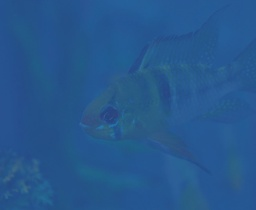
#> input picture fusion-matlab/img/1.jpg, 256 x 210 px, shrunk from 1562 x 1284 before the run, given as the content of the folder D:/img/InputImages, which was not available
$ python main.py
#> lines starting #> are read from the running program, lines starting #| are printed output that depends on the picture; pictures that were not available may be replaced by others from this repository, and a replacement may not be noted
### IBLA/GuidedFilter.py
# -*- coding: utf-8 -*-
import numpy as np
import cv2

class GuidedFilter:

    # def __init__(self, I, radius=5, epsilon=0.4):
    def __init__(self, I, radius, epsilon):

        self._radius = 2 * radius + 1
        self._epsilon = epsilon
        self._I = self._toFloatImg(I)
        self._initFilter()

        # print('radius',self._radius)
        # print('epsilon',self._epsilon)

    def _toFloatImg(self, img):
        if img.dtype == np.float32:
            return img
        return ( 1.0 / 255.0 ) * np.float32(img)

    def _initFilter(self):
        I = self._I
        r = self._radius
        eps = self._epsilon

        Ir, Ig, Ib = I[:, :, 0], I[:, :, 1], I[:, :, 2]

        # [10 lines of commented-out code are left out]


        self._Ir_mean = cv2.blur(Ir, (r, r))
        self._Ig_mean = cv2.blur(Ig, (r, r))
        self._Ib_mean = cv2.blur(Ib, (r, r))

        Irr_var = cv2.blur(Ir ** 2, (r, r)) - self._Ir_mean ** 2 + eps
        Irg_var = cv2.blur(Ir * Ig, (r, r)) - self._Ir_mean * self._Ig_mean
        Irb_var = cv2.blur(Ir * Ib, (r, r)) - self._Ir_mean * self._Ib_mean
        Igg_var = cv2.blur(Ig * Ig, (r, r)) - self._Ig_mean * self._Ig_mean + eps
        Igb_var = cv2.blur(Ig * Ib, (r, r)) - self._Ig_mean * self._Ib_mean
        Ibb_var = cv2.blur(Ib * Ib, (r, r)) - self._Ib_mean * self._Ib_mean + eps


        Irr_inv = Igg_var * Ibb_var - Igb_var * Igb_var
        Irg_inv = Igb_var * Irb_var - Irg_var * Ibb_var
        Irb_inv = Irg_var * Igb_var - Igg_var * Irb_var
        Igg_inv = Irr_var * Ibb_var - Irb_var * Irb_var
        Igb_inv = Irb_var * Irg_var - Irr_var * Igb_var
        Ibb_inv = Irr_var * Igg_var - Irg_var * Irg_var

        I_cov = Irr_inv * Irr_var + Irg_inv * Irg_var + Irb_inv * Irb_var
        Irr_inv /= I_cov
        Irg_inv /= I_cov
        Irb_inv /= I_cov
        Igg_inv /= I_cov
        Igb_inv /= I_cov
        Ibb_inv /= I_cov

        self._Irr_inv = Irr_inv
        self._Irg_inv = Irg_inv
        self._Irb_inv = Irb_inv
        self._Igg_inv = Igg_inv
        self._Igb_inv = Igb_inv
        self._Ibb_inv = Ibb_inv

    def _computeCoefficients(self, p):
        r = self._radius
        I = self._I
        Ir, Ig, Ib = I[:, :, 0], I[:, :, 1], I[:, :, 2]


        p_mean = cv2.blur(p, (r, r))
        Ipr_mean = cv2.blur(Ir * p, (r, r))
        Ipg_mean = cv2.blur(Ig * p, (r, r))
        Ipb_mean = cv2.blur(Ib * p, (r, r))


        Ipr_cov = Ipr_mean - self._Ir_mean * p_mean
        Ipg_cov = Ipg_mean - self._Ig_mean * p_mean
        Ipb_cov = Ipb_mean - self._Ib_mean * p_mean

        ar = self._Irr_inv * Ipr_cov + self._Irg_inv * Ipg_cov + self._Irb_inv * Ipb_cov
        ag = self._Irg_inv * Ipr_cov + self._Igg_inv * Ipg_cov + self._Igb_inv * Ipb_cov
        ab = self._Irb_inv * Ipr_cov + self._Igb_inv * Ipg_cov + self._Ibb_inv * Ipb_cov

        b = p_mean - ar * self._Ir_mean - ag * self._Ig_mean - ab * self._Ib_mean

        ar_mean = cv2.blur(ar, (r, r))
        ag_mean = cv2.blur(ag, (r, r))
        ab_mean = cv2.blur(ab, (r, r))
        b_mean = cv2.blur(b, (r, r))

        return ar_mean, ag_mean, ab_mean, b_mean

    def _computeOutput(self, ab, I):

        ar_mean, ag_mean, ab_mean, b_mean = ab
        Ir, Ig, Ib = I[:, :, 0], I[:, :, 1], I[:, :, 2]
        q = ar_mean * Ir + ag_mean * Ig + ab_mean * Ib + b_mean
        return q

    def filter(self, p):

        p_32F = self._toFloatImg(p)

        ab = self._computeCoefficients(p)
        return self._computeOutput(ab, self._I)

### DCP/main.py
from GuidedFilter import GuidedFilter

__author__ = 'wy'
import datetime
import os
import math
import numpy as np
import cv2
from PIL import Image
import os
import numpy as np
import cv2
import natsort
import xlwt
import datetime

# 用于排序时存储原来像素点位置的数据结构
class Node(object):
    def __init__(self, x, y, value):
        self.x = x
        self.y = y
        self.value = value

    def printInfo(self):
        print(self.x, self.y, self.value)


# 获取最小值矩阵
# 获取BGR三个通道的最小值
def getMinChannel(img):
    # 输入检查
    if len(img.shape) == 3 and img.shape[2] == 3:
        pass
    else:
        print("bad image shape, input must be color image")
        return None
    imgGray = np.zeros((img.shape[0], img.shape[1]), dtype=np.uint8)
    localMin = 255

    for i in range(0, img.shape[0]):
        for j in range(0, img.shape[1]):
            localMin = 255
            for k in range(0, 3):
                if img.item((i, j, k)) < localMin:
                    localMin = img.item((i, j, k))
            imgGray[i, j] = localMin
    return imgGray


# 获取暗通道
def getDarkChannel(img, blockSize):
    # 输入检查
    if len(img.shape) == 2:
        pass
    else:
        print("bad image shape, input image must be two demensions")
        return None

    # blockSize检查
    if blockSize % 2 == 0 or blockSize < 3:
        print('blockSize is not odd or too small')
        return None
    # print('blockSize', blockSize)
    # 计算addSize
    addSize = int((blockSize - 1) / 2)
    newHeight = img.shape[0] + blockSize - 1
    newWidth = img.shape[1] + blockSize - 1

    # 中间结果
    imgMiddle = np.zeros((newHeight, newWidth))
    imgMiddle[:, :] = 255
    # print('imgMiddle',imgMiddle)
    # print('type(newHeight)',type(newHeight))
    # print('type(addSize)',type(addSize))
    imgMiddle[addSize:newHeight - addSize, addSize:newWidth - addSize] = img
    # print('imgMiddle', imgMiddle)
    imgDark = np.zeros((img.shape[0], img.shape[1]), np.uint8)
    localMin = 255

    for i in range(addSize, newHeight - addSize):
        for j in range(addSize, newWidth - addSize):
            localMin = 255
            for k in range(i - addSize, i + addSize + 1):
                for l in range(j - addSize, j + addSize + 1):
                    if imgMiddle.item((k, l)) < localMin:
                        localMin = imgMiddle.item((k, l))
            imgDark[i - addSize, j - addSize] = localMin

    return imgDark


# 获取全局大气光强度
def getAtomsphericLight(darkChannel, img, meanMode=False, percent=0.001):
    size = darkChannel.shape[0] * darkChannel.shape[1]
    height = darkChannel.shape[0]
    width = darkChannel.shape[1]

    nodes = []

    # 用一个链表结构(list)存储数据
    for i in range(0, height):
        for j in range(0, width):
            oneNode = Node(i, j, darkChannel[i, j])
            nodes.append(oneNode)

    # 排序
    nodes = sorted(nodes, key=lambda node: node.value, reverse=True)

    atomsphericLight = 0

    # 原图像像素过少时，只考虑第一个像素点
    if int(percent * size) == 0:
        for i in range(0, 3):
            if img[nodes[0].x, nodes[0].y, i] > atomsphericLight:
                atomsphericLight = img[nodes[0].x, nodes[0].y, i]
        return atomsphericLight

    # 开启均值模式
    if meanMode:
        sum = 0
        for i in range(0, int(percent * size)):
            for j in range(0, 3):
                sum = sum + img[nodes[i].x, nodes[i].y, j]

        atomsphericLight = int(sum / (int(percent * size) * 3))
        return atomsphericLight

    # 获取暗通道前0.1%(percent)的位置的像素点在原图像中的最高亮度值
    for i in range(0, int(percent * size)):
        for j in range(0, 3):
            if img[nodes[i].x, nodes[i].y, j] > atomsphericLight:
                atomsphericLight = img[nodes[i].x, nodes[i].y, j]

    return atomsphericLight


# 恢复原图像
# Omega 去雾比例 参数
# t0 最小透射率值
def getRecoverScene(img, omega=0.95, t0=0.1, blockSize=15, meanMode=False, percent=0.001):

    gimfiltR = 50  # 引导滤波时半径的大小
    eps = 10 ** -3  # 引导滤波时epsilon的值


    imgGray = getMinChannel(img)
    # print('imgGray', imgGray)
    imgDark = getDarkChannel(imgGray, blockSize=blockSize)
    atomsphericLight = getAtomsphericLight(imgDark, img, meanMode=meanMode, percent=percent)

    imgDark = np.float64(imgDark)
    transmission = 1 - omega * imgDark / atomsphericLight

    guided_filter = GuidedFilter(img, gimfiltR, eps)
    transmission = guided_filter.filter(transmission)

    # 防止出现t小于0的情况
    # 对t限制最小值为0.1

    transmission = np.clip(transmission, t0, 0.9)

    sceneRadiance = np.zeros(img.shape)
    for i in range(0, 3):
        img = np.float64(img)
        sceneRadiance[:, :, i] = (img[:, :, i] - atomsphericLight) / transmission + atomsphericLight

    sceneRadiance = np.clip(sceneRadiance, 0, 255)
    sceneRadiance = np.uint8(sceneRadiance)

    return transmission,sceneRadiance


np.seterr(over='ignore')
if __name__ == '__main__':
    pass

# folder = "C:/Users/Administrator/Desktop/UnderwaterImageEnhancement/Physical/DCP"
folder = "D:\\img"
path = folder + "\\InputImages"
files = os.listdir(path)
files =  natsort.natsorted(files)
# 开始计时
starttime = datetime.datetime.now()
for i in range(len(files)):
    file = files[i]
    filepath = path + "\\" + file
    prefix = file.split('.')[0]
    if os.path.isfile(filepath):
        print('********    file   ********',file)
        img = cv2.imread(folder +'\\InputImages\\' + file)
#> img is the input picture: shape (210, 256, 3); mean B, G, R 141.4, 87.6, 37.8
        transmission, sceneRadiance = getRecoverScene(img)
#> in getDarkChannel, `imgMiddle[addSize:newHeight - addSize, addSize:newWidth - addSize] = img`:
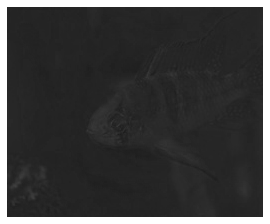
#> imgMiddle: shape (224, 270) float64; min 29, max 255, mean 62
#> the loop in getAtomsphericLight, `for i in range(0, height):` made 210 passes
#> in _computeCoefficients, `Ipb_mean = cv2.blur(Ib * p, (r, r))`:
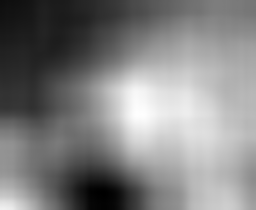
#> Ipb_mean: shape (210, 256) float64; min 0.11, max 0.123, mean 0.116; drawn with min black and max white
#> in _computeCoefficients, `Ipg_cov = Ipg_mean - self._Ig_mean * p_mean`:
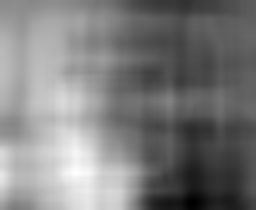
#> Ipg_cov: shape (210, 256) float64; min -0.0001, max 0.000112, mean 4.38e-06; drawn with min black and max white
#> in _computeCoefficients, `Ipb_cov = Ipb_mean - self._Ib_mean * p_mean`:
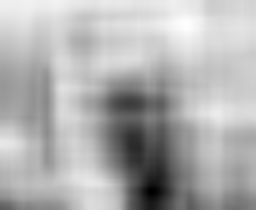
#> Ipb_cov: shape (210, 256) float64; min -0.000116, max 1.93e-06, mean -3.45e-05; drawn with min black and max white
#> in _computeCoefficients, `ar_mean = cv2.blur(ar, (r, r))`:
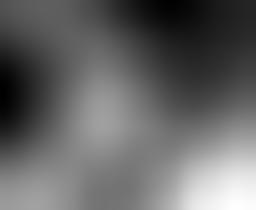
#> ar_mean: shape (210, 256) float64; min -0.0604, max 0.0408, mean -0.0201; drawn with min black and max white
#> in _computeCoefficients, `ag_mean = cv2.blur(ag, (r, r))`:
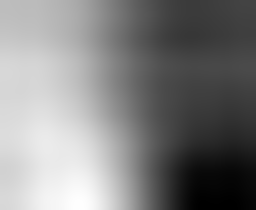
#> ag_mean: shape (210, 256) float64; min -0.045, max 0.0546, mean 0.00573; drawn with min black and max white
#> in _computeCoefficients, `ab_mean = cv2.blur(ab, (r, r))`:
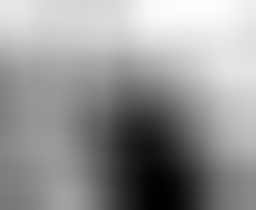
#> ab_mean: shape (210, 256) float64; min -0.0569, max -0.00974, mean -0.0292; drawn with min black and max white
        # cv2.imwrite('OutputImages/' + prefix + '_DCP_TM.jpg', np.uint8(transmission * 255))
        cv2.imwrite(folder + '\\OutputImages\\' + prefix + '_DCP.jpg', sceneRadiance)
Endtime = datetime.datetime.now()
print('Time:', Endtime - starttime)

$ run again, on fusion-matlab/img/4.jpg
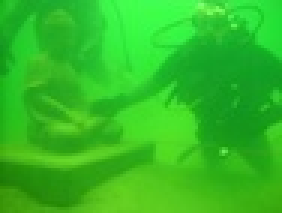
#> input picture fusion-matlab/img/4.jpg, 94 x 71 px, shrunk from 1037 x 778 before the run, given as the content of the folder D:/img/InputImages, which was not available (shown 3 times larger)
#> img is the input picture: shape (71, 94, 3); mean B, G, R 36.5, 189.6, 49.6
#> after the loop in getDarkChannel, `for i in range(addSize, newHeight - addSize):`:
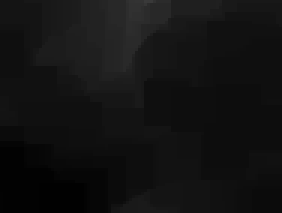
#> imgDark: shape (71, 94) (shown 3 times larger); min 1, max 58, mean 17.9
#> the loop in getAtomsphericLight, `for i in range(0, height):` made 71 passes
#> in _computeCoefficients, `b_mean = cv2.blur(b, (r, r))`:
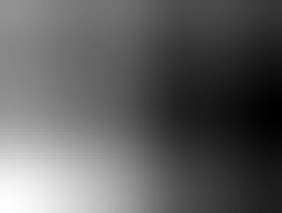
#> b_mean: shape (71, 94) float64 (shown 3 times larger); min 1.03, max 1.06, mean 1.04; drawn with min black and max white

$ run again, on fusion-matlab/img/5.jpg
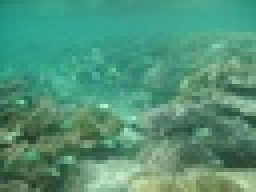
#> input picture fusion-matlab/img/5.jpg, 64 x 48 px, shrunk from 704 x 528 before the run, given as the content of the folder D:/img/InputImages, which was not available (shown 4 times larger)
#> img is the input picture: shape (48, 64, 3); mean B, G, R 119.5, 147.6, 81.2
#> after the loop in getDarkChannel, `for i in range(addSize, newHeight - addSize):`:
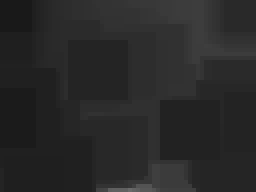
#> imgDark: shape (48, 64) (shown 4 times larger); min 25, max 106, mean 40.4
#> the loop in getAtomsphericLight, `for i in range(0, height):` made 48 passes
#> in _computeCoefficients, `ab_mean = cv2.blur(ab, (r, r))`:
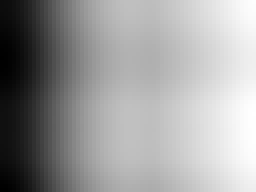
#> ab_mean: shape (48, 64) float64 (shown 4 times larger); min -0.0272, max -0.0109, mean -0.0172; drawn with min black and max white
